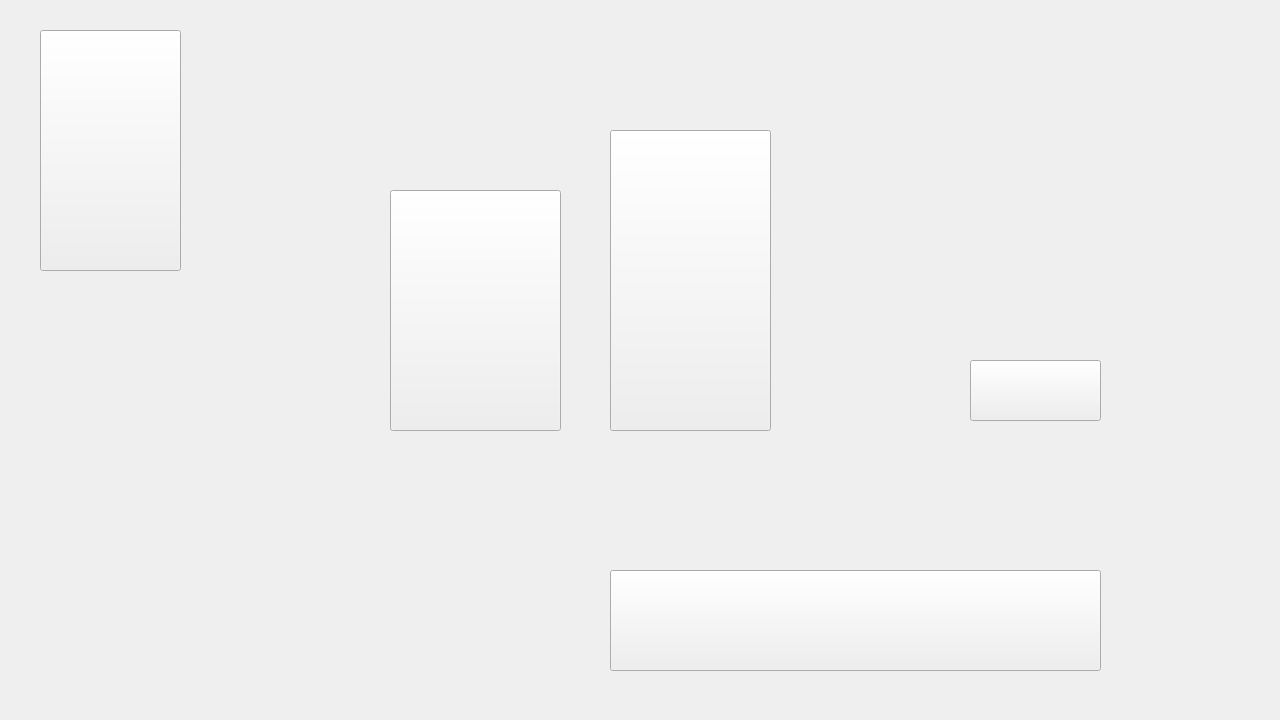
<?xml version="1.0" encoding="UTF-8"?>
<ui version="4.0">
 <class>UndergroundFloor</class>
 <widget class="QWidget" name="UndergroundFloor">
  <property name="geometry">
   <rect>
    <x>0</x>
    <y>0</y>
    <width>1280</width>
    <height>720</height>
   </rect>
  </property>
  <property name="windowTitle">
   <string>Form</string>
  </property>
  <widget class="QLabel" name="label">
   <property name="geometry">
    <rect>
     <x>0</x>
     <y>0</y>
     <width>1280</width>
     <height>720</height>
    </rect>
   </property>
   <property name="font">
    <font>
     <family>Arial Rounded MT Bold</family>
     <pointsize>12</pointsize>
     <bold>false</bold>
    </font>
   </property>
   <property name="styleSheet">
    <string notr="true">background-image: url(:/assists/All_Materials/Underground_Floor.png);</string>
   </property>
   <property name="text">
    <string/>
   </property>
  </widget>
  <widget class="QTableWidget" name="tableWidget">
   <property name="geometry">
    <rect>
     <x>0</x>
     <y>0</y>
     <width>1280</width>
     <height>720</height>
    </rect>
   </property>
   <property name="font">
    <font>
     <family>Arial Rounded MT Bold</family>
     <pointsize>12</pointsize>
     <bold>false</bold>
    </font>
   </property>
   <property name="styleSheet">
    <string notr="true">QTableWidget::item:selected {
  background-color: qlineargradient(x1:0, y1:0, x2:1, y2:0,
                              stop:0 #a188d3, stop:1 #8bcdff);

}
QTableWidget
{
   background-color:transparent;
border:none;
gridline-color:transparent;
}</string>
   </property>
   <property name="verticalScrollBarPolicy">
    <enum>Qt::ScrollBarAlwaysOff</enum>
   </property>
   <property name="horizontalScrollBarPolicy">
    <enum>Qt::ScrollBarAlwaysOff</enum>
   </property>
   <property name="editTriggers">
    <set>QAbstractItemView::NoEditTriggers</set>
   </property>
   <property name="selectionMode">
    <enum>QAbstractItemView::SingleSelection</enum>
   </property>
   <property name="rowCount">
    <number>37</number>
   </property>
   <property name="columnCount">
    <number>76</number>
   </property>
   <attribute name="horizontalHeaderVisible">
    <bool>false</bool>
   </attribute>
   <attribute name="horizontalHeaderMinimumSectionSize">
    <number>1</number>
   </attribute>
   <attribute name="horizontalHeaderHighlightSections">
    <bool>false</bool>
   </attribute>
   <attribute name="verticalHeaderVisible">
    <bool>false</bool>
   </attribute>
   <attribute name="verticalHeaderMinimumSectionSize">
    <number>1</number>
   </attribute>
   <attribute name="verticalHeaderHighlightSections">
    <bool>false</bool>
   </attribute>
   <row/>
   <row/>
   <row/>
   <row/>
   <row/>
   <row/>
   <row/>
   <row/>
   <row/>
   <row/>
   <row/>
   <row/>
   <row/>
   <row/>
   <row/>
   <row/>
   <row/>
   <row/>
   <row/>
   <row/>
   <row/>
   <row/>
   <row/>
   <row/>
   <row/>
   <row/>
   <row/>
   <row/>
   <row/>
   <row/>
   <row/>
   <row/>
   <row/>
   <row/>
   <row/>
   <row/>
   <row/>
   <column/>
   <column/>
   <column/>
   <column/>
   <column/>
   <column/>
   <column/>
   <column/>
   <column/>
   <column/>
   <column/>
   <column/>
   <column/>
   <column/>
   <column/>
   <column/>
   <column/>
   <column/>
   <column/>
   <column/>
   <column/>
   <column/>
   <column/>
   <column/>
   <column/>
   <column/>
   <column/>
   <column/>
   <column/>
   <column/>
   <column/>
   <column/>
   <column/>
   <column/>
   <column/>
   <column/>
   <column/>
   <column/>
   <column/>
   <column/>
   <column/>
   <column/>
   <column/>
   <column/>
   <column/>
   <column/>
   <column/>
   <column/>
   <column/>
   <column/>
   <column/>
   <column/>
   <column/>
   <column/>
   <column/>
   <column/>
   <column/>
   <column/>
   <column/>
   <column/>
   <column/>
   <column/>
   <column/>
   <column/>
   <column/>
   <column/>
   <column/>
   <column/>
   <column/>
   <column/>
   <column/>
   <column/>
   <column/>
   <column/>
   <column/>
   <column/>
  </widget>
  <widget class="QPushButton" name="storage1">
   <property name="geometry">
    <rect>
     <x>60</x>
     <y>570</y>
     <width>491</width>
     <height>101</height>
    </rect>
   </property>
   <property name="font">
    <font>
     <family>Arial Rounded MT Bold</family>
     <pointsize>-1</pointsize>
     <bold>false</bold>
    </font>
   </property>
   <property name="whatsThis">
    <string>&lt;html&gt;&lt;head/&gt;&lt;body&gt;&lt;p&gt;&lt;br/&gt;&lt;/p&gt;&lt;/body&gt;&lt;/html&gt;</string>
   </property>
   <property name="styleSheet">
    <string notr="true">gridline-color: transparent;
border:none;
background-color: transparent;
color: white;
font-size: 12px;</string>
   </property>
   <property name="text">
    <string/>
   </property>
  </widget>
  <widget class="QPushButton" name="room1">
   <property name="geometry">
    <rect>
     <x>52</x>
     <y>428</y>
     <width>131</width>
     <height>121</height>
    </rect>
   </property>
   <property name="font">
    <font>
     <family>Arial Rounded MT Bold</family>
     <pointsize>-1</pointsize>
     <bold>false</bold>
    </font>
   </property>
   <property name="styleSheet">
    <string notr="true">gridline-color: transparent;
border:none;
background-color: transparent;
color: white;
font-size: 12px;</string>
   </property>
   <property name="text">
    <string/>
   </property>
  </widget>
  <widget class="QPushButton" name="room2">
   <property name="geometry">
    <rect>
     <x>50</x>
     <y>290</y>
     <width>141</width>
     <height>131</height>
    </rect>
   </property>
   <property name="font">
    <font>
     <family>Arial Rounded MT Bold</family>
     <pointsize>-1</pointsize>
     <bold>false</bold>
    </font>
   </property>
   <property name="styleSheet">
    <string notr="true">gridline-color: transparent;
border:none;
background-color: transparent;
color: white;
font-size: 12px;</string>
   </property>
   <property name="text">
    <string/>
   </property>
  </widget>
  <widget class="QPushButton" name="class6">
   <property name="geometry">
    <rect>
     <x>40</x>
     <y>30</y>
     <width>141</width>
     <height>241</height>
    </rect>
   </property>
   <property name="font">
    <font>
     <family>Arial Rounded MT Bold</family>
     <pointsize>12</pointsize>
     <bold>false</bold>
    </font>
   </property>
   <property name="styleSheet">
    <string notr="true">gridline-color: transparent;
border:none;
background-color: transparent;
text {
    color: white;
    font-size: 12px;}</string>
   </property>
   <property name="text">
    <string/>
   </property>
  </widget>
  <widget class="QPushButton" name="room3">
   <property name="geometry">
    <rect>
     <x>390</x>
     <y>120</y>
     <width>161</width>
     <height>51</height>
    </rect>
   </property>
   <property name="font">
    <font>
     <family>Arial Rounded MT Bold</family>
     <pointsize>-1</pointsize>
     <bold>false</bold>
    </font>
   </property>
   <property name="styleSheet">
    <string notr="true">gridline-color: transparent;
border:none;
background-color: transparent;
color: white;
font-size: 12px;</string>
   </property>
   <property name="text">
    <string/>
   </property>
  </widget>
  <widget class="QPushButton" name="class5">
   <property name="geometry">
    <rect>
     <x>390</x>
     <y>190</y>
     <width>171</width>
     <height>241</height>
    </rect>
   </property>
   <property name="font">
    <font>
     <family>Arial Rounded MT Bold</family>
     <pointsize>12</pointsize>
     <bold>false</bold>
    </font>
   </property>
   <property name="styleSheet">
    <string notr="true">gridline-color: transparent;
border:none;
background-color: transparent;
text {
    color: white;
    font-size: 12px;}</string>
   </property>
   <property name="text">
    <string/>
   </property>
  </widget>
  <widget class="QPushButton" name="room4">
   <property name="geometry">
    <rect>
     <x>460</x>
     <y>450</y>
     <width>91</width>
     <height>91</height>
    </rect>
   </property>
   <property name="font">
    <font>
     <family>Arial Rounded MT Bold</family>
     <pointsize>-1</pointsize>
     <bold>false</bold>
    </font>
   </property>
   <property name="styleSheet">
    <string notr="true">gridline-color: transparent;
border:none;
background-color: transparent;
color: white;
font-size: 12px;</string>
   </property>
   <property name="text">
    <string/>
   </property>
  </widget>
  <widget class="QPushButton" name="csSystem">
   <property name="geometry">
    <rect>
     <x>610</x>
     <y>130</y>
     <width>161</width>
     <height>301</height>
    </rect>
   </property>
   <property name="font">
    <font>
     <family>Arial Rounded MT Bold</family>
     <pointsize>12</pointsize>
     <bold>false</bold>
    </font>
   </property>
   <property name="styleSheet">
    <string notr="true">gridline-color: transparent;
border:none;
background-color: transparent;
text {
    color: white;
    font-size: 12px;}
</string>
   </property>
   <property name="text">
    <string/>
   </property>
  </widget>
  <widget class="QPushButton" name="room5">
   <property name="geometry">
    <rect>
     <x>610</x>
     <y>440</y>
     <width>161</width>
     <height>111</height>
    </rect>
   </property>
   <property name="font">
    <font>
     <family>Arial Rounded MT Bold</family>
     <pointsize>-1</pointsize>
     <bold>false</bold>
    </font>
   </property>
   <property name="styleSheet">
    <string notr="true">gridline-color: transparent;
border:none;
background-color: transparent;
color: white;
font-size: 12px;</string>
   </property>
   <property name="text">
    <string/>
   </property>
  </widget>
  <widget class="QPushButton" name="electronics">
   <property name="geometry">
    <rect>
     <x>610</x>
     <y>570</y>
     <width>491</width>
     <height>101</height>
    </rect>
   </property>
   <property name="font">
    <font>
     <family>Arial Rounded MT Bold</family>
     <pointsize>12</pointsize>
     <bold>false</bold>
    </font>
   </property>
   <property name="styleSheet">
    <string notr="true">gridline-color: transparent;
border:none;
background-color: transparent;
text {
    color: white;
    font-size: 12px;}</string>
   </property>
   <property name="text">
    <string/>
   </property>
  </widget>
  <widget class="QPushButton" name="room6">
   <property name="geometry">
    <rect>
     <x>970</x>
     <y>300</y>
     <width>141</width>
     <height>41</height>
    </rect>
   </property>
   <property name="font">
    <font>
     <family>Arial Rounded MT Bold</family>
     <pointsize>-1</pointsize>
     <bold>false</bold>
    </font>
   </property>
   <property name="styleSheet">
    <string notr="true">gridline-color: transparent;
border:none;
background-color: transparent;
color: white;
font-size: 12px;</string>
   </property>
   <property name="text">
    <string/>
   </property>
  </widget>
  <widget class="QPushButton" name="room7">
   <property name="geometry">
    <rect>
     <x>970</x>
     <y>230</y>
     <width>141</width>
     <height>51</height>
    </rect>
   </property>
   <property name="font">
    <font>
     <family>Arial Rounded MT Bold</family>
     <pointsize>-1</pointsize>
     <bold>false</bold>
    </font>
   </property>
   <property name="styleSheet">
    <string notr="true">gridline-color: transparent;
border:none;
background-color: transparent;
color: white;
font-size: 12px;</string>
   </property>
   <property name="text">
    <string/>
   </property>
  </widget>
  <widget class="QPushButton" name="room8">
   <property name="geometry">
    <rect>
     <x>970</x>
     <y>130</y>
     <width>131</width>
     <height>91</height>
    </rect>
   </property>
   <property name="font">
    <font>
     <family>Arial Rounded MT Bold</family>
     <pointsize>-1</pointsize>
     <bold>false</bold>
    </font>
   </property>
   <property name="styleSheet">
    <string notr="true">gridline-color: transparent;
border:none;
background-color: transparent;
color: white;
font-size: 12px;</string>
   </property>
   <property name="text">
    <string/>
   </property>
  </widget>
  <widget class="QPushButton" name="storage2">
   <property name="geometry">
    <rect>
     <x>1140</x>
     <y>440</y>
     <width>101</width>
     <height>111</height>
    </rect>
   </property>
   <property name="font">
    <font>
     <family>Arial Rounded MT Bold</family>
     <pointsize>-1</pointsize>
     <bold>false</bold>
    </font>
   </property>
   <property name="styleSheet">
    <string notr="true">gridline-color: transparent;
border:none;
background-color: transparent;
color: white;
font-size: 12px;</string>
   </property>
   <property name="text">
    <string/>
   </property>
  </widget>
  <widget class="QPushButton" name="equipMaintenance">
   <property name="geometry">
    <rect>
     <x>970</x>
     <y>360</y>
     <width>131</width>
     <height>61</height>
    </rect>
   </property>
   <property name="font">
    <font>
     <family>Arial Rounded MT Bold</family>
     <pointsize>12</pointsize>
     <bold>false</bold>
    </font>
   </property>
   <property name="styleSheet">
    <string notr="true">gridline-color: transparent;
border:none;
background-color: transparent;
text {
    color: white;
    font-size: 12px;}</string>
   </property>
   <property name="text">
    <string/>
   </property>
  </widget>
 </widget>
 <resources/>
 <connections/>
</ui>
